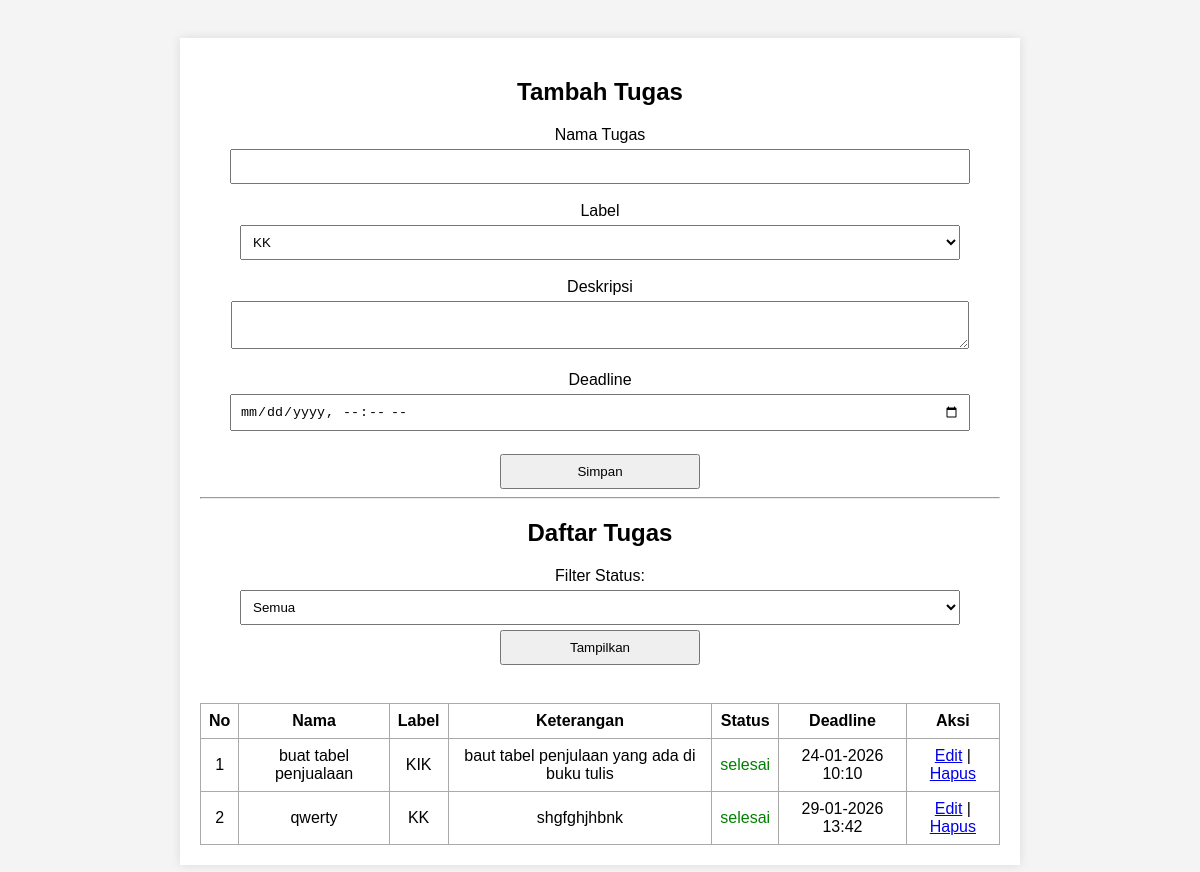
/indexbefore.php?filter=selesai, run on the app's committed database.
### tables this page shows
CREATE TABLE `tasks` (
  `id` int(11) NOT NULL,
  `nama_tugas` varchar(100) DEFAULT NULL,
  `label` varchar(50) DEFAULT NULL,
  `deskripsi` text DEFAULT NULL,
  `deadline` datetime DEFAULT NULL,
  `status` enum('proses','selesai','tidak_diselesaikan') DEFAULT 'proses'
);

### indexbefore.php (the view, shortened to what this page needs)
<?php
include 'koneksi.php';
mysqli_query(
    $koneksi,
    "UPDATE tasks
     SET status='tidak_diselesaikan'
     WHERE deadline < NOW()
     AND status='proses'"
);
?>
<!DOCTYPE html>
<html>
<head>
</head>
<body>
<div class="container">
    <h2>Tambah Tugas</h2>
<form method="post">
    Nama Tugas <br>
    <input type="text" name="nama" required><br><br>
    Label <br>
    <select name="label">
        <option value="KK">KK</option>
    </select><br><br>
    Deskripsi <br>
    <textarea name="deskripsi"></textarea><br><br>
    Deadline <br>
    <input type="datetime-local" name="deadline" required><br><br>
    <button name="simpan">Simpan</button>
</form>
<hr>
<h2>Daftar Tugas</h2>
<form method="get">
    <label>Filter Status: </label>
    <select name="filter">
        <option value="">Semua</option>
    </select>
    <button type="submit">Tampilkan</button>
</form>
<br>
<table>
    <tr>
        <th>No</th>
        <th>Nama</th>
        <th>Label</th>
        <th>Keterangan</th>
        <th>Status</th>
        <th>Deadline</th>
        <th>Aksi</th>
    </tr>
<?php
$no     = 1;
$filter = isset($_GET['filter']) ? $_GET['filter'] : '';
if ($filter != '') {
    $data = mysqli_query(
        $koneksi,
        "SELECT * FROM tasks
         WHERE status='$filter'
         ORDER BY deadline ASC"
    );
} else {
    $data = mysqli_query(
        $koneksi,
        "SELECT * FROM tasks
         ORDER BY deadline ASC"
    );
}
while ($d = mysqli_fetch_array($data)) {
?>
    <tr>
        <td><?= $no++ ?></td>
        <td><?= $d['nama_tugas'] ?></td>
        <td><?= $d['label'] ?></td>
        <td><?= $d['deskripsi'] ?></td>
        <td class="<?= $d['status'] ?>">
            <?= $d['status'] ?>
        </td>
        <td>
            <?= date('d-m-Y H:i', strtotime($d['deadline'])) ?>
        </td>
        <td>
            <a href="edit.php?id=<?= $d['id'] ?>">Edit</a> |
            <a href="hapus.php?id=<?= $d['id'] ?>">Hapus</a>
        </td>
    </tr>
<?php } ?>
</table>
</div>
</body>
</html>

### indexbefore.php (style rules this page uses)
body { font-family: Arial; display: flex; justify-content: center; background: #f4f4f4; }
.container { width: 800px; background: white; padding: 20px; margin-top: 30px; box-shadow: 0 0 10px rgba(0,0,0,0.1); }
h2 { text-align: center; }
form { text-align: center; }
input, select, textarea, button { width: 90%; padding: 8px; margin-top: 5px; }
button { width: 200px; cursor: pointer; }
table { border-collapse: collapse; width: 100%; margin-top: 20px; }
th, td { border: 1px solid #aaa; padding: 8px; text-align: center; }
.selesai { color: green; }

### data on the page
tasks: nama_tugas "buat tabel penjualaan", label "KIK", deskripsi "baut tabel penjulaan yang ada di buku tulis", status "selesai", deadline "24-01-2026 10:10"
tasks: nama_tugas "qwerty", label "KK", deskripsi "shgfghjhbnk", status "selesai", deadline "29-01-2026 13:42"
